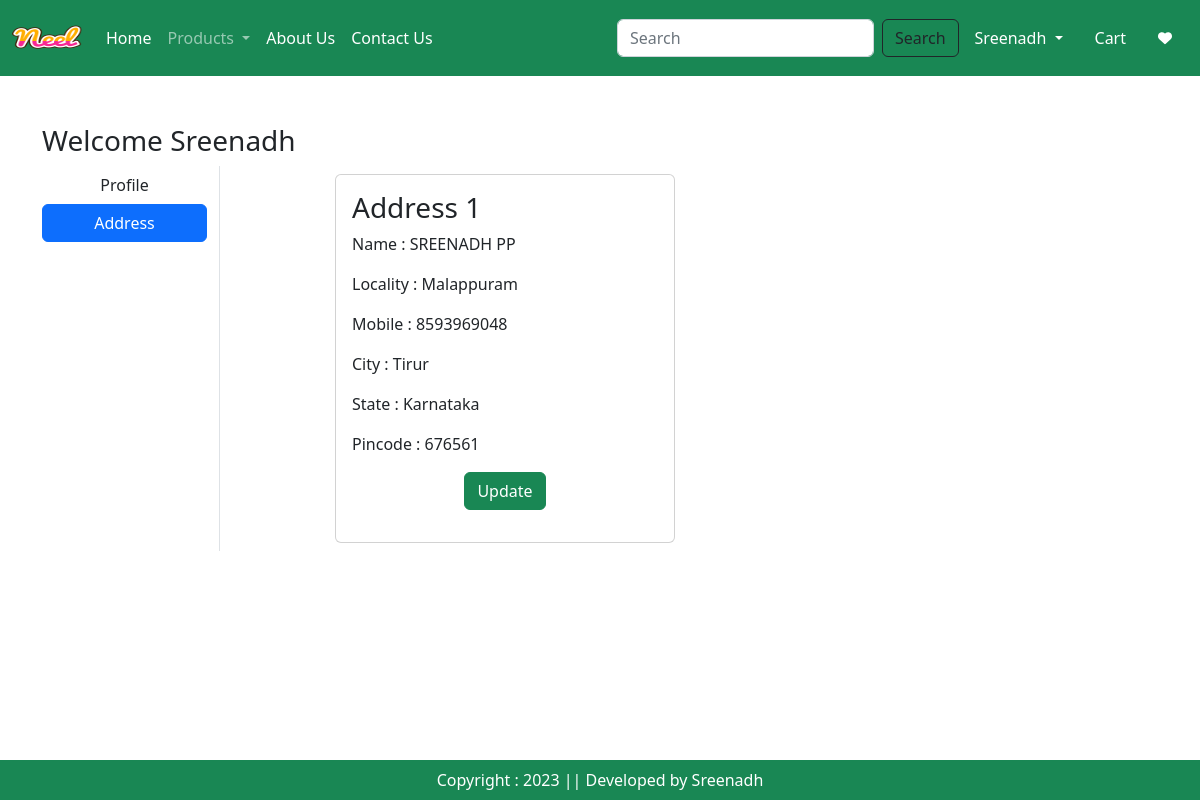
The page /address/ (signed in) on the database its author committed.
### users/models.py (models this page shows, shortened)
class Customer(models.Model):
    user = models.ForeignKey(User, on_delete=models.CASCADE)
    name = models.CharField(max_length=200)
    locality = models.CharField(max_length=200)
    city = models.CharField(max_length=50)
    mobile = models.IntegerField(default=0)
    zipcode = models.IntegerField()
    state = models.CharField(choices=STATE_CHOICES, max_length=100)

### users/views.py (the view)
# urls.py: path('address/', users_views.address, name="address"),
@login_required
def address(request):
    address = Customer.objects.filter(user = request.user)
    return render(request, 'users/address.html', locals())

### users/templates/users/address.html (shortened to what this page needs)
{% extends 'app/base.html' %}
{% load static %}
{% block main-content %}
<div class="container my-5">
    <div class="row">
        <h3>Welcome <span class="text-capitalize">{{ request.user.username }}</span></h3>
        <div class="col-sm-2 border-end">
            <ul class="list-unstyled">
                <li class="d-grid"><a href="{% url 'profile' %}" class="btn">Profile</a></li>
                <li class="d-grid"><a href="{% url 'address' %}" class="btn btn-primary">Address</a></li>
            </ul>
        </div>
        <div class="col-sm-8 offset-sm-1">
            <div class="row">
                {% for ad in address %}
                    <div class="col-sm-6">
                        <div class="card m-2">
                            <div class="card-body">
                                <h3>Address {{forloop.counter}}</h3>
                                <p>Name : {{ad.name}}</p>
                                <p>Locality : {{ad.locality}}</p>
                                <p>Mobile : {{ad.mobile}}</p>
                                <p>City : {{ad.city}}</p>
                                <p>State : {{ad.state}}</p>
                                <p>Pincode : {{ad.zipcode}}</p>
                                <p class="text-center"><a href="{% url 'updateaddress' ad.id %}" type="button" class="btn btn-success">Update</a></p>
                            </div>
                        </div>
                    </div>
                {% endfor %}
            </div>
        </div>
    </div>
</div><br>
{% endblock %}

### app/templates/app/base.html (shortened to what this page needs)
<!DOCTYPE html>
{% load static %}
<html lang="en">
<head>
    <link href="https://cdn.jsdelivr.net/npm/bootstrap@5.2.3/dist/css/bootstrap.min.css" rel="stylesheet">
    <link rel="stylesheet" href="{% static 'app/css/owl.carousel.min.css' %}">
    <link rel="stylesheet" href="{% static 'app/css/all.min.css' %}">
    <link rel="stylesheet" type="text/css" href="{% static 'app/css/style.css' %}">
</head>
<body>
    <nav class="navbar navbar-expand-lg navbar-dark bg-success">
        <div class="container-fluid">
          <a class="navbar-brand" href="#">
            <img  src="{% static 'app/images/neel.png' %}" alt="" width="70" height="50">
          </a>
          <div class="collapse navbar-collapse" id="navbarSupportedContent">
            <ul class="navbar-nav me-auto mb-2 mb-lg-0">
              <li class="nav-item">
                <a class="nav-link active" aria-current="page" href="/">Home</a>
              </li>
              <li class="nav-item dropdown">
                <a class="nav-link dropdown-toggle" href="#" role="button" data-bs-toggle="dropdown" aria-expanded="false">
                  Products
                </a>
              </li>
              <li class="nav-item">
                <a class="nav-link text-white" href="{% url 'about' %}">About Us</a>
              </li>
              <li class="nav-item">
                <a class="nav-link text-white" href="{% url 'contact' %}">Contact Us</a>
              </li>
            </ul>
            <form class="d-flex" role="search" action="/search">
              <input class="form-control me-2" type="search" placeholder="Search" name="search" aria-label="Search">
              <button class="btn btn-outline-dark" type="submit">Search</button>
          </form>
          </div>
          <ul class="navbar-nav me-auto mb-lg-0">
            {% if request.user.is_authenticated %}
            <li class="nav-item dropdown mx-2">
                <a class="nav-link dropdown-toggle text-white" href="#" role="button" data-bs-toggle="dropdown"
                    aria-expanded="false"> {{request.user |capfirst}}
                </a>
            </li>
            <li class="nav-item dropdown mx-2">
                <a href="{% url 'showcart' %}" class="nav-link text-white">
                     Cart
                </a>
            </li>
            <li class="nav-item dropdown mx-2">
                <a href="{% url 'wishlist' %}" class="nav-link text-white">
                     <i class="fas fa-heart fa-sm"></i>
                </a>
            </li>
            {% endif %}
          </ul>
        </div>
    </nav>
    {% block main-content %}{% endblock %}
    <footer class="container-fluid bg-success text-center fixed-bottom text-white p-2 mt-5">
        Copyright : 2023 || Developed by Sreenadh
    </footer>
</body>
</html>

### rows shown on the page
Customer: name "SREENADH PP", locality "Malappuram", mobile "8593969048", city "Tirur", state "Karnataka", zipcode "676561"

### other values the page prints
{{ request.user |capfirst }} "Sreenadh"
{{ request.user.username }} "Sreenadh"
